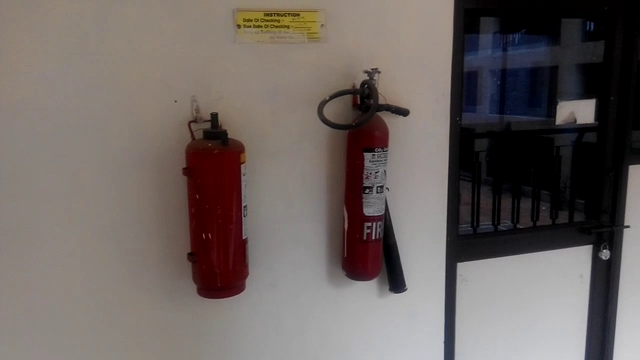
#> input picture frame 18 of assign1/data/shaky.mov, 640 x 360 px
$ python 2-video-stabilization.py
#> lines starting #> are read from the running program, lines starting #| are printed output that depends on the picture
import numpy as np
import cv2
import lucas_kanade_impl as lk

# colors
red_bgr = (0, 0, 255)
color = np.random.randint(0, 255, (100, 3))

# params for Shi-Tomasi corner detection
feature_params = dict(maxCorners=100, qualityLevel=0.3, minDistance=7, blockSize=7)
lk_params = dict(winSize=(15, 15), maxLevel=2, criteria=(cv2.TERM_CRITERIA_EPS | cv2.TERM_CRITERIA_COUNT, 10, 0.03))


def main():
    ret, old_frame = cap.read()
#> old_frame is the input picture: shape (360, 640, 3); mean B, G, R 97.4, 100.9, 109.6
    if not ret:
        exit("Video is empty")

    first_gray = cv2.cvtColor(old_frame, cv2.COLOR_BGR2GRAY)
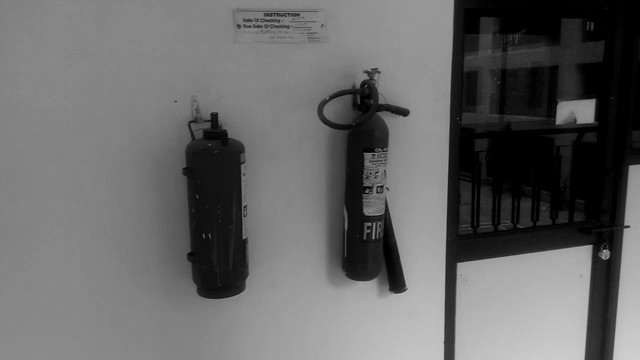
#> first_gray: shape (360, 640); min 0, max 207, mean 103

    p0 = cv2.goodFeaturesToTrack(first_gray, mask=None, **feature_params)
#> p0 = 34 rows, first 8: [590, 247], [593, 101], [626, 224], [370, 225], [606, 252], [378, 188], [459, 265], [591, 120]
    if p0 is None:
        exit("No corners found")

    i = 0
    while cap.isOpened():
        ret, frame = cap.read()
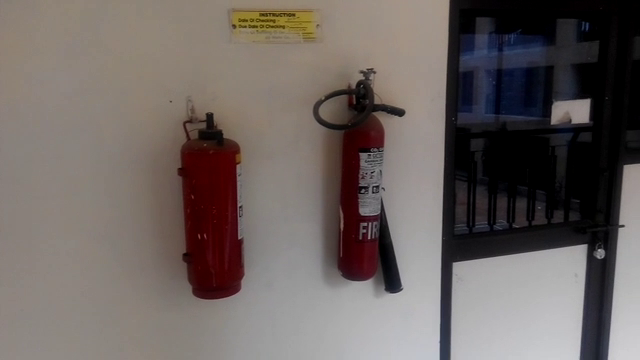
#> input picture frame 19 of assign1/data/shaky.mov, 640 x 360 px
#> frame is the input picture: shape (360, 640, 3); mean B, G, R 97.4, 100.7, 109.4
        if not ret:
            break

        current_gray = cv2.cvtColor(frame, cv2.COLOR_BGR2GRAY)
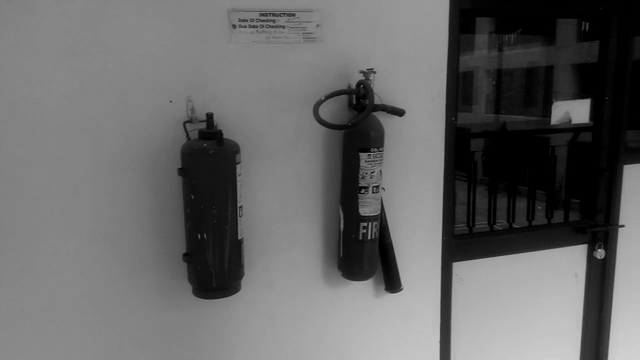
#> current_gray: shape (360, 640); min 0, max 208, mean 102.9
        pi, st, _ = cv2.calcOpticalFlowPyrLK(first_gray, current_gray, p0, None, **lk_params)
#> pi = 34 rows, first 8: [585, 246.4], [587.9, 100.9], [620.7, 223.4], [365.7, 225.1], [600.9, 251.3], [373.7, 188], [454.7, 264.7], [585.9, 119.8]; st = 34 values from 1 to 1
        # pi, st = lk.affinelk(first_gray, current_gray, p0)

        H, mask = cv2.findHomography(pi, p0, method=cv2.RANSAC)
#> H = [[0.99, -0.000436, 6.16], [-0.000681, 0.996, 0.0566], [-1.4e-05, 6.85e-07, 1]]; mask = 34 values from 1 to 1
        result = cv2.warpPerspective(frame, H, (640, 360))

        cv2.imshow('shaky', frame)

        cv2.imshow('stabilized', result)
        cv2.imwrite('output/img_'+str(i).zfill(4)+'.jpg', result)
        k = cv2.waitKey(30) & 0xff
#> (key q is pressed here)
        if k == ord('q'):
            break

        i += 1


if __name__ == '__main__':
    cap = cv2.VideoCapture('data/shaky.mov')

    main()

    cap.release()
    cv2.destroyAllWindows()

$ run again, starting later in the video
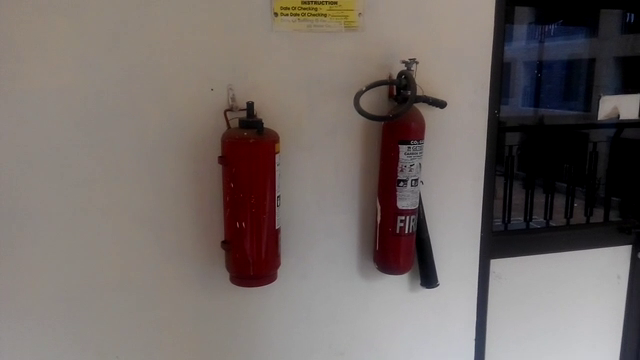
#> input picture frame 81 of assign1/data/shaky.mov, 640 x 360 px
#> in main, old_frame is the input picture: shape (360, 640, 3); mean B, G, R 102.9, 106.5, 115.4
#> p0 = 26 rows, first 8: [629, 247], [415, 181], [403, 219], [405, 182], [622, 116], [492, 261], [401, 148], [635, 116]
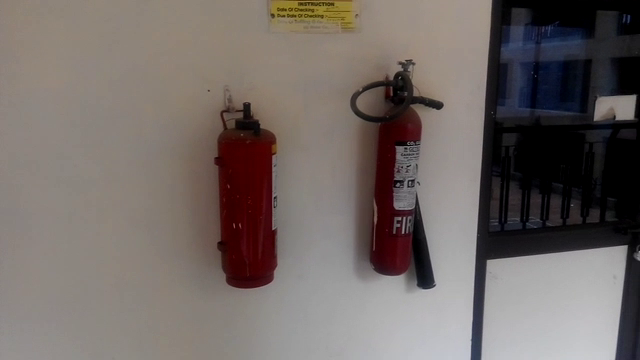
#> input picture frame 82 of assign1/data/shaky.mov, 640 x 360 px
#> in main, frame is the input picture: shape (360, 640, 3); mean B, G, R 101.9, 105.6, 114.5
#> in main, `current_gray = cv2.cvtColor(frame, cv2.COLOR_BGR2GRAY)`:
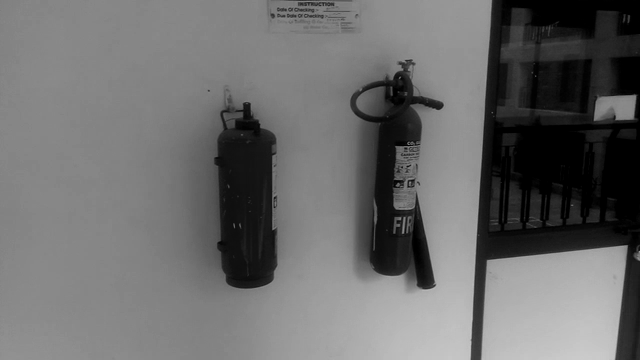
#> current_gray: shape (360, 640); min 0, max 203, mean 107.8
#> pi = 26 rows, first 8: [624.8, 247.3], [411.6, 181.8], [399.6, 219.7], [401.6, 182.8], [617.9, 116.8], [488.4, 261.4], [397.6, 149], [630.7, 116.8]; st = 26 values from 1 to 1
#> H = [[0.994, 0.00303, 4.09], [-0.00041, 1, -1.28], [-1.02e-05, 6.59e-06, 1]]; mask = 26 values from 1 to 1

$ run again, starting later in the video
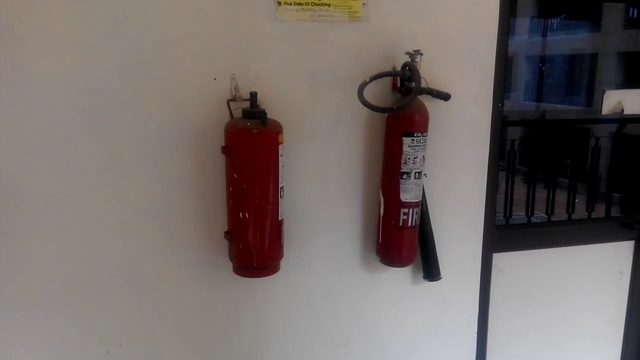
#> input picture frame 145 of assign1/data/shaky.mov, 640 x 360 px
#> in main, old_frame is the input picture: shape (360, 640, 3); mean B, G, R 105, 108.2, 117.1
#> p0 = 25 rows, first 8: [632, 243], [417, 174], [406, 211], [626, 111], [495, 255], [404, 140], [408, 174], [414, 137]
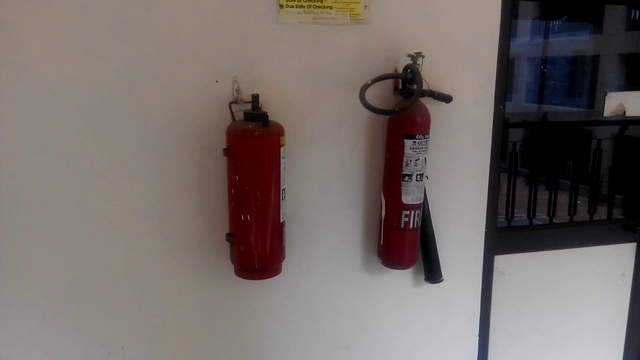
#> input picture frame 146 of assign1/data/shaky.mov, 640 x 360 px
#> in main, frame is the input picture: shape (360, 640, 3); mean B, G, R 104.8, 108.2, 117.1
#> in main, `current_gray = cv2.cvtColor(frame, cv2.COLOR_BGR2GRAY)`:
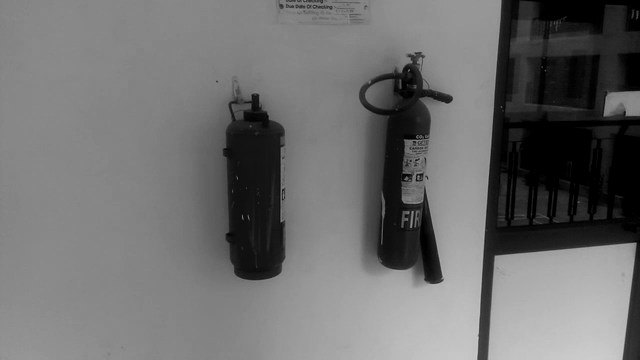
#> current_gray: shape (360, 640); min 0, max 207, mean 110.4
#> pi = 25 rows, first 8: [634, 245.1], [418.6, 176.1], [407.5, 213.2], [627.9, 112.9], [496.6, 257.2], [405.6, 142.2], [409.5, 176.2], [415.6, 139.2]; st = 25 values from 1 to 1
#> H = [[1.01, 0.00384, -2.98], [0.00164, 1.01, -3.12], [5.36e-06, 7.35e-06, 1]]; mask = 25 values from 1 to 1
